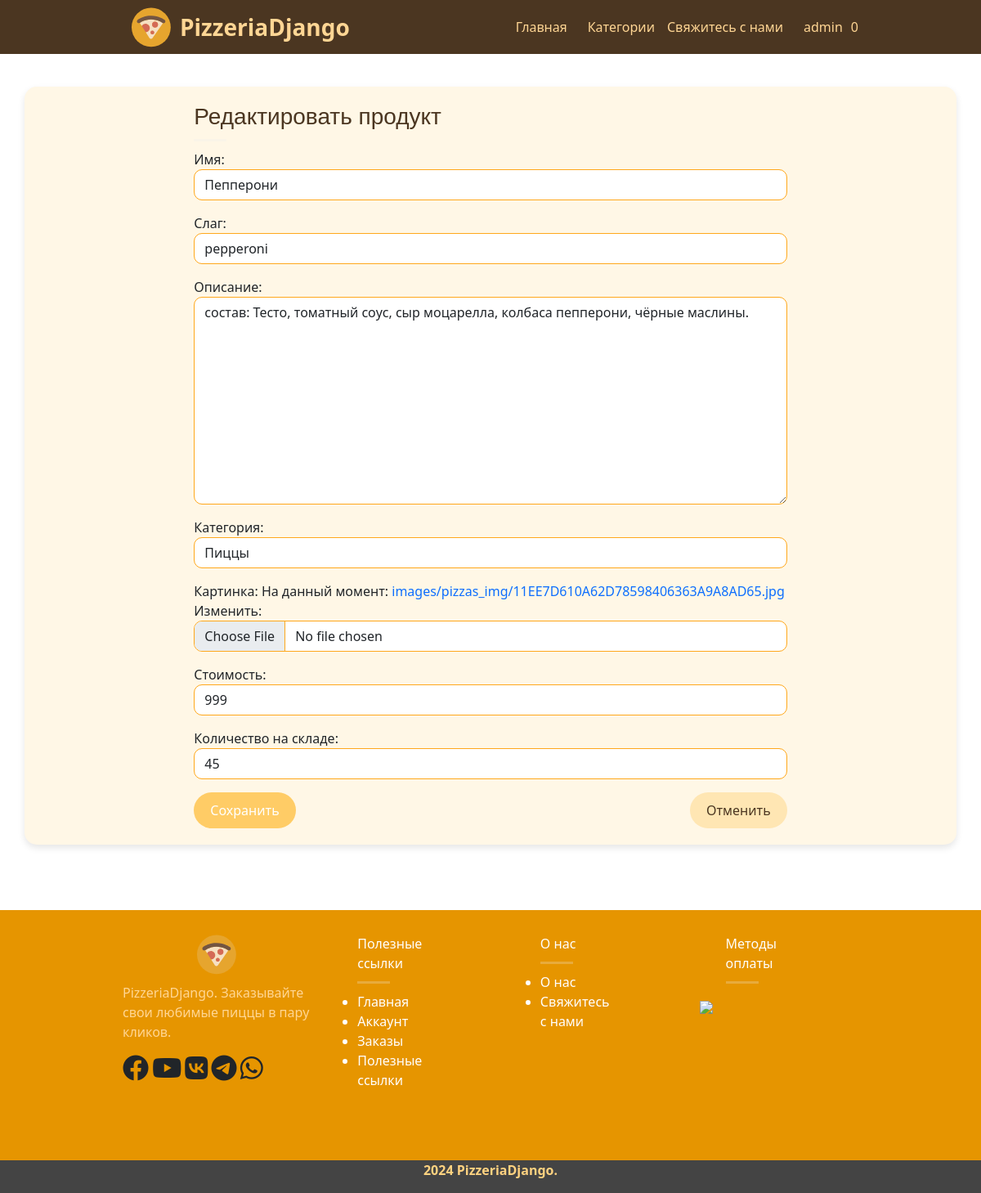
The app's page /dashboard/edit_product/2 (signed in) with its own data.
### accounts/models.py (models this page shows, shortened)
class Account(AbstractBaseUser):
    first_name = models.CharField(max_length=100)
    last_name = models.CharField(max_length=100,blank=True)
    username = models.CharField(max_length=100,unique=True)
    phone = models.CharField(max_length=100,unique=True)
    email = models.CharField(max_length=100,unique=True)
    registered_on = models.DateTimeField(auto_now_add=True)
    last_active = models.DateTimeField(auto_now=True)
    is_active = models.BooleanField(default=True)
    is_admin = models.BooleanField(default=False)
    is_superuser = models.BooleanField(default=False)
    is_staff = models.BooleanField(default=False)
    USERNAME_FIELD = 'email'
    REQUIRED_FIELDS = ['first_name','last_name','username','phone']
    objects = AccountManager()

### pizzastore/models.py (models this page shows, shortened)
class Pizza(models.Model):
    title = models.CharField(max_length=150, unique=True)
    slug = models.SlugField(max_length=60, unique=True)
    image = models.ImageField(upload_to="images/pizzas_img/")
    size = models.CharField(max_length=200, blank=True)
    description = models.TextField(max_length=3000, blank=True)
    category = models.ForeignKey(Category, on_delete=models.CASCADE)
    price = models.IntegerField(blank=False)
    stocks = models.IntegerField(blank=False)
    stocks_available = models.BooleanField(default=True)
    modified_on = models.DateTimeField(auto_now_add=True)
    created_on = models.DateTimeField(auto_now=True)

### pizzastore/views.py (the view)
# urls.py: path('dashboard/edit_product/<int:product_id>', edit_product, name='edit_product'),
@login_required(login_url="/login")
@user_passes_test(is_admin, login_url="/login")
def edit_product(request, product_id):
    product = get_object_or_404(Pizza, id=product_id)
    if request.method == 'POST':
        form = PizzaForm(request.POST, request.FILES, instance=product)
        if form.is_valid():
            form.save()
            messages.success(request, 'Продукт успешно обновлен.')
            return redirect('product_list')
    else:
        form = PizzaForm(instance=product)
    categories = Category.objects.all()
    return render(request, 'add_edit_product.html', {'form': form, 'edit': True, 'categories': categories})

### pizzastore/forms.py
class PizzaForm(forms.ModelForm):
    class Meta:
        model = Pizza
        fields = ['title', 'slug', 'description', 'category', 'image', 'price', 'stocks']
        widgets = {
            'title': forms.TextInput(attrs={'class': 'form-control'}),
            'slug': forms.TextInput(attrs={'class': 'form-control'}),
            'description': forms.Textarea(attrs={'class': 'form-control'}),
            'category': forms.Select(attrs={'class': 'form-control'}),
            'image': forms.ClearableFileInput(attrs={'class': 'form-control'}),
            'price': forms.NumberInput(attrs={'class': 'form-control'}),
            'stocks': forms.NumberInput(attrs={'class': 'form-control'}),
        }
        labels = {
            'title': 'Имя',
            'slug': 'Слаг',
            'description': 'Описание',
            'category': 'Категория',
            'image': 'Картинка',
            'price': 'Стоимость',
            'stocks': 'Количество на складе',
        }

### category/models.py (called while the page is built)
    def __str__(self):
        return self.category_name

### pizzastore/context_processor.py (called while the page is built)
def header_infos(request):
    categories  = Category.objects.all()
    session = request.session.session_key
    total_cart_items = 0
    try:
        if not session:
            request.session.create()
            session = request.session.session_key
        cartitem = CartItems.objects.all().filter(
            cart=Cart.objects.get(cart_session=session)
        )
        for i in cartitem:
            total_cart_items += i.quantity
    except:
        cart_for_save = Cart.objects.create(
            cart_session=session,
        )
        cart_for_save.save()
    return {
        'categories':categories,
         'total_cart_items':total_cart_items
    }

### pizzastore/views.py (called while the page is built)
def is_admin(user):
    return user.is_staff

### templates/add_edit_product.html (shortened to what this page needs)
{% extends 'dashboard-base.html' %}
{% load static %}
{% block content %}
    <div class="container" style="margin-top: 40px;">
        <div class="row justify-content-center">
            <div class="col-md-8">
                <h3 class="default-style">{% if edit %} Редактировать продукт {% else %} Добавить продукт {% endif %}</h3>
                <hr>
                <form method="post" enctype="multipart/form-data">
                    <div class="mb-3">
                        {{ form.title.label_tag }}
                        {{ form.title }}
                    </div>
                    <div class="mb-3">
                        {{ form.slug.label_tag }}
                        {{ form.slug }}
                    </div>
                    <div class="mb-3">
                        {{ form.description.label_tag }}
                        {{ form.description }}
                    </div>
                    <div class="mb-3">
                        {{ form.category.label_tag }}
                        {{ form.category }}
                    </div>
                    <div class="mb-3">
                        {{ form.image.label_tag }}
                        {{ form.image }}
                    </div>
                    <div class="mb-3">
                        {{ form.price.label_tag }}
                        {{ form.price }}
                    </div>
                    <div class="mb-3">
                        {{ form.stocks.label_tag }}
                        {{ form.stocks }}
                    </div>
                    <div class="d-flex justify-content-between">
                        {% if edit %}
                            <button type="submit" class="btn btn-primary">Сохранить</button>
                        {% else %}
                            <button type="submit" class="btn btn-success">Добавить</button>
                        {% endif %}
                        <a href="{% url 'product_list' %}" class="btn btn-secondary">Отменить</a>
                    </div>
                </form>
            </div>
        </div>
    </div>
{% endblock content %}

### templates/dashboard-base.html (shortened to what this page needs)
<!DOCTYPE html>
{% load static %}
<html lang="en">
<head>
    <link href="https://cdn.jsdelivr.net/npm/bootstrap@5.1.3/dist/css/bootstrap.min.css" rel="stylesheet"
>
    <link rel="stylesheet" href="{% static 'css/styles.css' %}"/>
    <link rel="stylesheet" href="https://cdnjs.cloudflare.com/ajax/libs/font-awesome/6.0.0-beta3/css/all.min.css"
/>
</head>
<body>
<nav class="navbar">
    <div style="width: 100%; display: flex; justify-content: space-between; margin-left: 150px; margin-right: 150px; ">
        <a style="display: flex; align-items: center;" href="/">
            <img src="{% static '/images/pizza-svgrepo-com.svg' %}" style="width: 50px; height: 50px; " alt="logo">
            <strong style="font-size: 28px; color: #ffd694; margin-left: 10px">PizzeriaDjango</strong>
        </a>
        <div style="display: flex; align-items: center; justify-content: center;">
            <a href="/" style="color: #ffd694; margin-left: 15px">Главная</a>
            <div class="dropdown" style="color: #ffd694; margin-left: 15px">
                <a class="dropbtn" href="#">Категории</a>
            </div>
            <a href="/feedback" style="color: #ffd694; margin-left: 15px">Свяжитесь с нами</a>
            {% if user.is_authenticated %}
                <div class="dropdown" style="color: #ffd694; margin-left: 15px">
                    <a class="dropbtn" href="#">{{ user.username }}</a>
                </div>
            {% else %}
                <a href="/login" style="color: #ffd694; margin-left: 15px">Войти</a>
                <a href="/register" style="color: #ffd694; margin-left: 15px">Регистрация</a>
            {% endif %}
            <a href="/cart"> {{ total_cart_items }}</a>
        </div>
    </div>
</nav>
{% block content %}
{% endblock %}
<footer>
    <div style="background-color: #e69500; margin-top: 80px; padding-top: 29px; padding-bottom: 20px">
        <div style="padding-left: 150px; margin-right: 150px; padding-bottom: 50px;">
            <div style="display: flex">
                <div style="padding-right: 20px">
                    <div>
                        <img src="{% static 'images/pizza-svgrepo-com.svg' %}"
                             style="width: 50px; height: 50px; margin-left: 90px; margin-bottom: 10px" alt="img"/>
                    </div>
                    <p style="color: #ffd694"> PizzeriaDjango. Заказывайте свои любимые пиццы в пару кликов.</p>
                    <p class="social-icons">
                        <i class="fa-brands fa-facebook fa-2x"></i>
                        <i class="fa-brands fa-youtube fa-2x"></i>
                        <i class="fa-brands fa-vk fa-2x"></i>
                        <i class="fa-brands fa-telegram fa-2x"></i>
                        <i class="fa-brands fa-whatsapp fa-2x"></i>
                    </p>
                </div>
                <div style="margin-right: 110px; width: 250px;">
                    <ul style="color: white"> Полезные ссылки
                        <hr>
                        <li><a style="color: white" href="/"> Главная </a></li>
                        <li><a style="color: white" href="/dashboard"> Аккаунт </a></li>
                        <li><a style="color: white" href="/dashboard/orders"> Заказы </a></li>
                        <li><a style="color: white" href="/feedback/goodLinks"> Полезные ссылки </a>
                        </li>
                    </ul>
                </div>
                <div style="margin-right: 110px; width: 250px;">
                    <ul style="color: white"> О нас
                        <hr>
                        <li><a style="color: white" href="/about"> О нас </a></li>
                        <li><a style="color: white" href="/feedback"> Свяжитесь с нами </a></li>
                    </ul>
                </div>
                <div style="margin-right: 100px; width: 190px; ">
                    <ul style="color: white;"> Методы оплаты
                        <hr style="margin-top: 10px">
                    </ul>
                    <img src="{% static 'images/pay-us.png' %}" style="height:36px;"/>
                </div>
            </div>
        </div>
    </div>
    <div style="background: #444444;height:40px">
        <div class="row" style="height: 38px;">
            <p style="display:flex; align-items: center; justify-content: center; color: #ffd280; font-weight: bold">
                2024 PizzeriaDjango. </p>
        </div>
    </div>
</footer>
</body>
</html>

### staticfiles/css/styles.css (style rules this page uses)
nav.navbar { background-color: #4B3621; }
hr { margin-top: 10px; margin-bottom: 10px; border: 0; border-top: 3px solid #eeeeee !important; width: 40px; }

### templates/dashboard-base.html (style rules this page uses)
body { overflow-x: hidden; }
a, a:hover, a:focus, a:active { text-decoration: none; }
.navbar a { color: #ffd694; margin-left: 10px; }
.dropdown { position: relative; display: inline-block; }
.navbar { z-index: 1000; }

### templates/add_edit_product.html (style rules this page uses)
.default-style { color: #4B3621; font-family: 'Arial', sans-serif; }
.container { background-color: #fff7e6; border-radius: 15px; padding: 20px; box-shadow: 0 4px 8px rgba(0, 0, 0, 0.1); }
.form-control { border-radius: 10px; border: 1px solid #ffa81c; }
.btn-success, .btn-primary, .btn-secondary, .btn-danger { border-radius: 25px; padding: 10px 20px; }
.btn-primary { background-color: #ffcc66; border: none; }
.btn-secondary { background-color: #ffe6b3; border: none; color: #4B3621; }

### records on screen
Account: username "admin"
Pizza: title "Пепперони", slug "pepperoni", description "состав: Тесто, томатный соус, сыр моцарелла, колбаса пепперони, чёрные маслины.", category "Пиццы", price "999", stocks "45"

### other values on screen
{{ total_cart_items }} "0"
